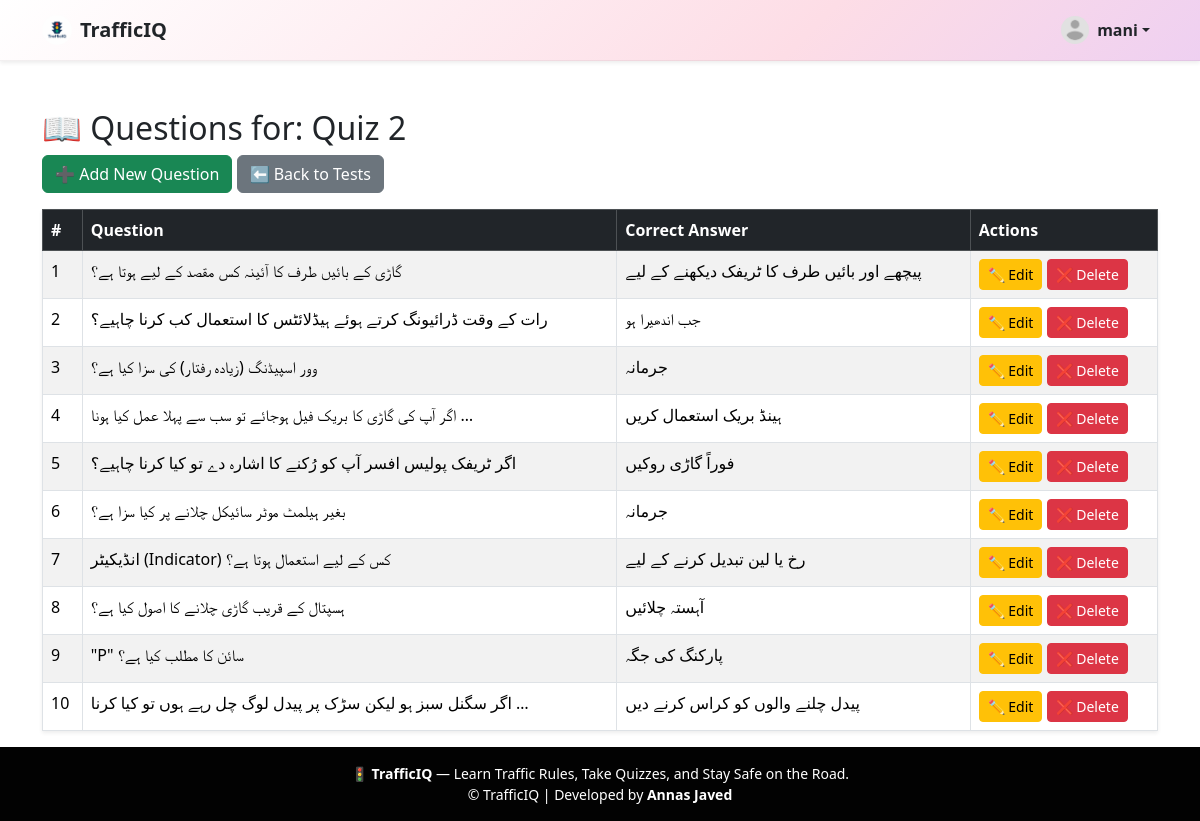
Screenshot of /en/admin-dashboard/4/questions/ (signed in) with the database file from the repository.
### Trafficapp/models.py (models this page shows, shortened)
class Profile(models.Model):
    user = models.OneToOneField(User, on_delete=models.CASCADE)
    bio = models.TextField(blank=True, null=True)
    location = models.CharField(max_length=100, blank=True, null=True)
    phone = models.CharField(max_length=15, blank=True, null=True)
    city = models.CharField(max_length=100, blank=True, null=True)
    profile_picture = models.ImageField(
        upload_to='profile_pics/',
        default='profile_pics/default.png',
        blank=True,
        null=True
    )

class QuizTest(models.Model):
    title = models.CharField(max_length=200)
    created_by = models.ForeignKey(User, on_delete=models.CASCADE, null=True, blank=True)
    created_at = models.DateTimeField(auto_now_add=True)

class QuizQuestion(models.Model):
    test = models.ForeignKey(QuizTest, on_delete=models.CASCADE, related_name='questions')
    question = models.TextField()
    option_a = models.CharField(max_length=255)
    option_b = models.CharField(max_length=255)
    option_c = models.CharField(max_length=255)
    option_d = models.CharField(max_length=255)
    image = models.ImageField(upload_to='quiz_images/', blank=True, null=True)
    correct_answer = models.CharField(
        max_length=1,
        choices=ANSWER_CHOICES,
        default='A'
    )
    created_at = models.DateTimeField(auto_now_add=True)

### Trafficapp/views.py (the view)
# urls.py: path("admin-dashboard/<int:test_id>/questions/", views.quiz_questions, name="quiz_questions"),
@login_required
@user_passes_test(lambda u: u.is_superuser)
def quiz_questions(request, test_id):
    test = get_object_or_404(QuizTest, id=test_id)
    questions = test.questions.all().order_by("-created_at")
    return render(request, "Trafficapp/quiz_questions.html", {"test": test, "questions": questions})

### Trafficapp/Templates/Trafficapp/quiz_questions.html
{% extends "base.html" %}
{% block content %}
<div class="container mt-5">
  <h2>📖 Questions for: {{ test.title }}</h2>
  <a href="{% url 'add_quiz_question' test.id %}" class="btn btn-success mb-3">➕ Add New Question</a>
  <a href="{% url 'quiz_tests' %}" class="btn btn-secondary mb-3">⬅ Back to Tests</a>
  {% if questions %}
    <table class="table table-bordered table-striped shadow-sm">
      <thead class="table-dark">
        <tr>
          <th>#</th>
          <th>Question</th>
          <th>Correct Answer</th>
          <th>Actions</th>
        </tr>
      </thead>
      <tbody>
        {% for q in questions %}
        <tr>
          <td>{{ forloop.counter }}</td>
          <td>{{ q.question|truncatewords:15 }}</td>
          <td>
            {% if q.correct_answer == "A" %} {{ q.option_a }}
            {% elif q.correct_answer == "B" %} {{ q.option_b }}
            {% elif q.correct_answer == "C" %} {{ q.option_c }}
            {% elif q.correct_answer == "D" %} {{ q.option_d }}
            {% endif %}
          </td>
          <td>
            <a href="{% url 'edit_quiz_question' test.id q.id %}" class="btn btn-warning btn-sm">✏️ Edit</a>
            <a href="{% url 'delete_quiz_question' test.id q.id %}" class="btn btn-danger btn-sm"
               onclick="return confirm('Are you sure you want to delete this question?');">❌ Delete</a>
          </td>
        </tr>
        {% endfor %}
      </tbody>
    </table>
  {% else %}
    <div class="alert alert-info">No questions found. Add one above ⬆️</div>
  {% endif %}
</div>
{% endblock %}

### Trafficapp/Templates/base.html (shortened to what this page needs)
{% load static %}
{% load i18n %}
<!DOCTYPE html>
<html lang="en">
<head>
  <link rel="stylesheet" href="{% static 'css/style.css' %}">
  <link href="https://cdn.jsdelivr.net/npm/bootstrap@5.3.3/dist/css/bootstrap.min.css" rel="stylesheet">
  <link rel="stylesheet" href="https://cdn.jsdelivr.net/npm/bootstrap-icons@1.11.3/font/bootstrap-icons.css">
</head>
<body>
{% block navbar %}
  <nav class="navbar navbar-expand-lg pastel-navbar shadow-sm sticky-top">
    <div class="container">
      <a class="navbar-brand d-flex align-items-center text-dark fw-bold" href="{% url 'landing' %}">
        <img src="{% static 'images/trafficiq_logo.png' %}" alt="{% trans 'TrafficIQ Logo' %}" width="30" height="30" class="me-2 rounded-circle">
        {% trans "TrafficIQ" %}
      </a>
      <ul class="navbar-nav ms-auto align-items-center">
        {% if user.is_authenticated %}
        <li class="nav-item dropdown">
          <a class="nav-link dropdown-toggle d-flex align-items-center text-dark fw-semibold" href="#" id="profileDropdown" role="button" data-bs-toggle="dropdown" aria-expanded="false">
            {% if user.profile.profile_picture %}
              <img src="{{ user.profile.profile_picture.url }}" class="rounded-circle me-2" width="28" height="28" alt="{% trans 'Profile' %}">
            {% else %}
              <i class="bi bi-person-circle fs-5 me-1"></i>
            {% endif %}
            {{ user.username }}
          </a>
        </li>
        {% else %}
        <li class="nav-item"><a class="nav-link text-dark fw-semibold" href="{% url 'login' %}">{% trans "Login" %}</a></li>
        {% endif %}
      </ul>
    </div>
  </nav>
{% endblock %}
<main class="">
  {% block content %}{% endblock %}
</main>
{% block footer %}
<footer class="footer mt-auto py-3 text-center">
  <div class="container">
    <p class="mb-0 small">
      🚦 <strong>{% trans "TrafficIQ" %}</strong> — {% trans "Learn Traffic Rules, Take Quizzes, and Stay Safe on the Road." %}
    </p>
    <p class="text-white small mb-0">
      © {{ now|date:"Y" }} {% trans "TrafficIQ" %} | {% trans "Developed by" %} <strong>Annas Javed</strong>
    </p>
  </div>
</footer>
{% endblock %}
</body>
</html>

### Trafficapp/Templates/base.html (style rules this page uses)
html, body { height: 100%; margin: 0; display: flex; flex-direction: column; }
.pastel-navbar { background: linear-gradient(135deg, rgb(255, 255, 255), #fddde6, #e0c3fc, #a8edea); background-size: 200% 200%; animation: pastelShift 12s ease infinite; backdrop-filter: blur(12px); transition: background 0.4s ease; border-bottom: 1px solid rgba(0, 0, 0, 0.05); }
.navbar .nav-link { color: #212529 !important; transition: color 0.3s ease; }
.sticky-top { position: sticky; top: 0; z-index: 1030; }
main { flex: 1; }
.footer { background-color: #020202ff; color: white; position: relative; bottom: 0; width: 100%; }

### rows the page displays
QuizTest: title "Quiz 2"
QuizQuestion: question "گاڑی کے بائیں طرف کا آئینہ کس مقصد کے لیے ہوتا ہے؟", option_b "پیچھے اور بائیں طرف کا ٹریفک دیکھنے کے لیے"
QuizQuestion: question "رات کے وقت ڈرائیونگ کرتے ہوئے ہیڈلائٹس کا استعمال کب کرنا چاہیے؟", option_c "جب اندھیرا ہو"
QuizQuestion: question "وور اسپیڈنگ (زیادہ رفتار) کی سزا کیا ہے؟", option_b "جرمانہ"
QuizQuestion: question "اگر آپ کی گاڑی کا بریک فیل ہوجائے تو سب سے پہلا عمل کیا ہونا …", option_c "ہینڈ بریک استعمال کریں"
QuizQuestion: question "اگر ٹریفک پولیس افسر آپ کو رُکنے کا اشارہ دے تو کیا کرنا چاہیے؟", option_c "فوراً گاڑی روکیں"
QuizQuestion: question "بغیر ہیلمٹ موٹر سائیکل چلانے پر کیا سزا ہے؟", option_b "جرمانہ"
QuizQuestion: question "انڈیکیٹر (Indicator) کس کے لیے استعمال ہوتا ہے؟", option_b "رخ یا لین تبدیل کرنے کے لیے"
QuizQuestion: question "ہسپتال کے قریب گاڑی چلانے کا اصول کیا ہے؟", option_b "آہستہ چلائیں"
QuizQuestion: question "\"P\" سائن کا مطلب کیا ہے؟", option_a "پارکنگ کی جگہ"
QuizQuestion: question "اگر سگنل سبز ہو لیکن سڑک پر پیدل لوگ چل رہے ہوں تو کیا کرنا …", option_b "پیدل چلنے والوں کو کراس کرنے دیں"

### other values shown
{{ user.username }} "mani"
